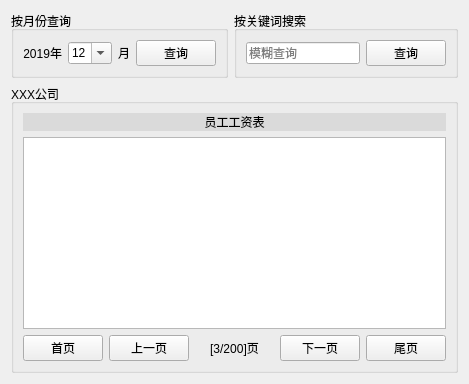
         <widget class="QWidget" name="page_1">
          <layout class="QVBoxLayout" name="verticalLayout_3">
           <item>
            <widget class="QWidget" name="widget_3" native="true">
             <layout class="QHBoxLayout" name="horizontalLayout_2" stretch="2,3">
              <property name="leftMargin">
               <number>0</number>
              </property>
              <property name="topMargin">
               <number>0</number>
              </property>
              <property name="rightMargin">
               <number>0</number>
              </property>
              <property name="bottomMargin">
               <number>0</number>
              </property>
              <item>
               <widget class="QGroupBox" name="groupBox_2">
                <property name="title">
                 <string>按月份查询</string>
                </property>
                <layout class="QHBoxLayout" name="horizontalLayout_4">
                 <item>
                  <widget class="QLabel" name="label_2">
                   <property name="text">
                    <string>2019年</string>
                   </property>
                   <property name="alignment">
                    <set>Qt::AlignRight|Qt::AlignTrailing|Qt::AlignVCenter</set>
                   </property>
                  </widget>
                 </item>
                 <item>
                  <widget class="QComboBox" name="comboBox">
                   <property name="maximumSize">
                    <size>
                     <width>50</width>
                     <height>16777215</height>
                    </size>
                   </property>
                   <property name="editable">
                    <bool>true</bool>
                   </property>
                   <property name="currentIndex">
                    <number>4</number>
                   </property>
                   <property name="maxCount">
                    <number>12</number>
                   </property>
                   <property name="frame">
                    <bool>true</bool>
                   </property>
                   <item>
                    <property name="text">
                     <string>2</string>
                    </property>
                   </item>
                   <item>
                    <property name="text">
                     <string>3</string>
                    </property>
                   </item>
                   <item>
                    <property name="text">
                     <string>4</string>
                    </property>
                   </item>
                   <item>
                    <property name="text">
                     <string>11</string>
                    </property>
                   </item>
                   <item>
                    <property name="text">
                     <string>12</string>
                    </property>
                   </item>
                  </widget>
                 </item>
                 <item>
                  <widget class="QLabel" name="label_3">
                   <property name="text">
                    <string>月</string>
                   </property>
                   <property name="alignment">
                    <set>Qt::AlignLeading|Qt::AlignLeft|Qt::AlignVCenter</set>
                   </property>
                  </widget>
                 </item>
                 <item>
                  <widget class="QPushButton" name="pushButton_12">
                   <property name="text">
                    <string>查询</string>
                   </property>
                  </widget>
                 </item>
                </layout>
               </widget>
              </item>
              <item>
               <widget class="QGroupBox" name="groupBox_5">
                <property name="title">
                 <string>按关键词搜索</string>
                </property>
                <layout class="QHBoxLayout" name="horizontalLayout_6">
                 <item>
                  <widget class="QLineEdit" name="lineEdit_31">
                   <property name="frame">
                    <bool>true</bool>
                   </property>
                   <property name="placeholderText">
                    <string>模糊查询</string>
                   </property>
                   <property name="clearButtonEnabled">
                    <bool>true</bool>
                   </property>
                  </widget>
                 </item>
                 <item>
                  <widget class="QPushButton" name="pushButton_10">
                   <property name="text">
                    <string>查询</string>
                   </property>
                  </widget>
                 </item>
                </layout>
               </widget>
              </item>
             </layout>
            </widget>
           </item>
           <item>
            <widget class="QGroupBox" name="groupBox_8">
             <property name="title">
              <string>XXX公司</string>
             </property>
             <layout class="QVBoxLayout" name="verticalLayout">
              <item>
               <widget class="QLabel" name="label_53">
                <property name="styleSheet">
                 <string notr="true">background-color: rgb(218, 218, 218);</string>
                </property>
                <property name="text">
                 <string>员工工资表</string>
                </property>
                <property name="alignment">
                 <set>Qt::AlignCenter</set>
                </property>
               </widget>
              </item>
              <item>
               <widget class="QTableView" name="tableView">
                <property name="gridStyle">
                 <enum>Qt::DashDotLine</enum>
                </property>
               </widget>
              </item>
              <item>
               <widget class="QWidget" name="widget_7" native="true">
                <layout class="QHBoxLayout" name="horizontalLayout_3">
                 <property name="leftMargin">
                  <number>0</number>
                 </property>
                 <property name="topMargin">
                  <number>0</number>
                 </property>
                 <property name="rightMargin">
                  <number>0</number>
                 </property>
                 <property name="bottomMargin">
                  <number>0</number>
                 </property>
                 <item>
                  <widget class="QPushButton" name="pushButton_5">
                   <property name="text">
                    <string>首页</string>
                   </property>
                  </widget>
                 </item>
                 <item>
                  <widget class="QPushButton" name="pushButton_14">
                   <property name="text">
                    <string>上一页</string>
                   </property>
                  </widget>
                 </item>
                 <item>
                  <widget class="QLabel" name="label">
                   <property name="text">
                    <string>[3/200]页</string>
                   </property>
                   <property name="alignment">
                    <set>Qt::AlignCenter</set>
                   </property>
                  </widget>
                 </item>
                 <item>
                  <widget class="QPushButton" name="pushButton_15">
                   <property name="text">
                    <string>下一页</string>
                   </property>
                  </widget>
                 </item>
                 <item>
                  <widget class="QPushButton" name="pushButton_16">
                   <property name="text">
                    <string>尾页</string>
                   </property>
                  </widget>
                 </item>
                </layout>
               </widget>
              </item>
             </layout>
            </widget>
           </item>
          </layout>
         </widget>
